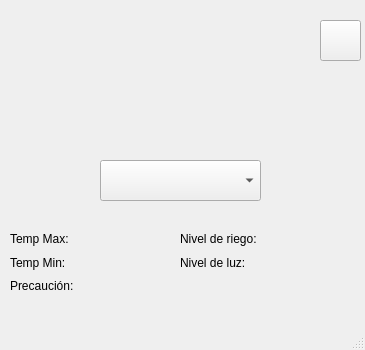
<?xml version="1.0" encoding="UTF-8"?>
<ui version="4.0">
 <class>MainWindow</class>
 <widget class="QMainWindow" name="MainWindow">
  <property name="geometry">
   <rect>
    <x>0</x>
    <y>0</y>
    <width>365</width>
    <height>350</height>
   </rect>
  </property>
  <property name="windowTitle">
   <string>Invernadero</string>
  </property>
  <widget class="QWidget" name="centralwidget">
   <widget class="QComboBox" name="comboBox">
    <property name="geometry">
     <rect>
      <x>100</x>
      <y>160</y>
      <width>161</width>
      <height>41</height>
     </rect>
    </property>
   </widget>
   <widget class="QPushButton" name="pushButton">
    <property name="geometry">
     <rect>
      <x>320</x>
      <y>20</y>
      <width>41</width>
      <height>41</height>
     </rect>
    </property>
    <property name="text">
     <string/>
    </property>
    <property name="icon">
     <iconset>
      <normaloff>:/Recursos/configuraciones.png</normaloff>:/Recursos/configuraciones.png</iconset>
    </property>
    <property name="iconSize">
     <size>
      <width>32</width>
      <height>32</height>
     </size>
    </property>
   </widget>
   <widget class="QLabel" name="label_invernadero">
    <property name="geometry">
     <rect>
      <x>120</x>
      <y>30</y>
      <width>131</width>
      <height>91</height>
     </rect>
    </property>
    <property name="text">
     <string/>
    </property>
   </widget>
   <widget class="QWidget" name="">
    <property name="geometry">
     <rect>
      <x>10</x>
      <y>230</y>
      <width>81</width>
      <height>65</height>
     </rect>
    </property>
    <layout class="QVBoxLayout" name="verticalLayout">
     <item>
      <widget class="QLabel" name="label_tmax">
       <property name="text">
        <string>Temp Max:</string>
       </property>
      </widget>
     </item>
     <item>
      <widget class="QLabel" name="label_tmin">
       <property name="text">
        <string>Temp Min:</string>
       </property>
      </widget>
     </item>
     <item>
      <widget class="QLabel" name="label_prec">
       <property name="text">
        <string>Precaución:</string>
       </property>
      </widget>
     </item>
    </layout>
   </widget>
   <widget class="QWidget" name="">
    <property name="geometry">
     <rect>
      <x>100</x>
      <y>230</y>
      <width>71</width>
      <height>65</height>
     </rect>
    </property>
    <layout class="QVBoxLayout" name="verticalLayout_2">
     <item>
      <widget class="QLabel" name="label_TMAX">
       <property name="text">
        <string/>
       </property>
      </widget>
     </item>
     <item>
      <widget class="QLabel" name="label_TMIN">
       <property name="text">
        <string/>
       </property>
      </widget>
     </item>
     <item>
      <widget class="QLabel" name="label_PREC">
       <property name="text">
        <string/>
       </property>
      </widget>
     </item>
    </layout>
   </widget>
   <widget class="QWidget" name="">
    <property name="geometry">
     <rect>
      <x>180</x>
      <y>230</y>
      <width>100</width>
      <height>42</height>
     </rect>
    </property>
    <layout class="QVBoxLayout" name="verticalLayout_3">
     <item>
      <widget class="QLabel" name="label_nriego">
       <property name="text">
        <string>Nivel de riego:</string>
       </property>
      </widget>
     </item>
     <item>
      <widget class="QLabel" name="label_nluz">
       <property name="text">
        <string>Nivel de luz:</string>
       </property>
      </widget>
     </item>
    </layout>
   </widget>
   <widget class="QWidget" name="">
    <property name="geometry">
     <rect>
      <x>290</x>
      <y>230</y>
      <width>51</width>
      <height>42</height>
     </rect>
    </property>
    <layout class="QVBoxLayout" name="verticalLayout_4">
     <item>
      <widget class="QLabel" name="label_NRIEGO">
       <property name="text">
        <string/>
       </property>
      </widget>
     </item>
     <item>
      <widget class="QLabel" name="label_NLUZ">
       <property name="text">
        <string/>
       </property>
      </widget>
     </item>
    </layout>
   </widget>
  </widget>
  <widget class="QMenuBar" name="menubar">
   <property name="geometry">
    <rect>
     <x>0</x>
     <y>0</y>
     <width>365</width>
     <height>22</height>
    </rect>
   </property>
  </widget>
  <widget class="QStatusBar" name="statusbar"/>
 </widget>
 <resources/>
 <connections/>
</ui>
